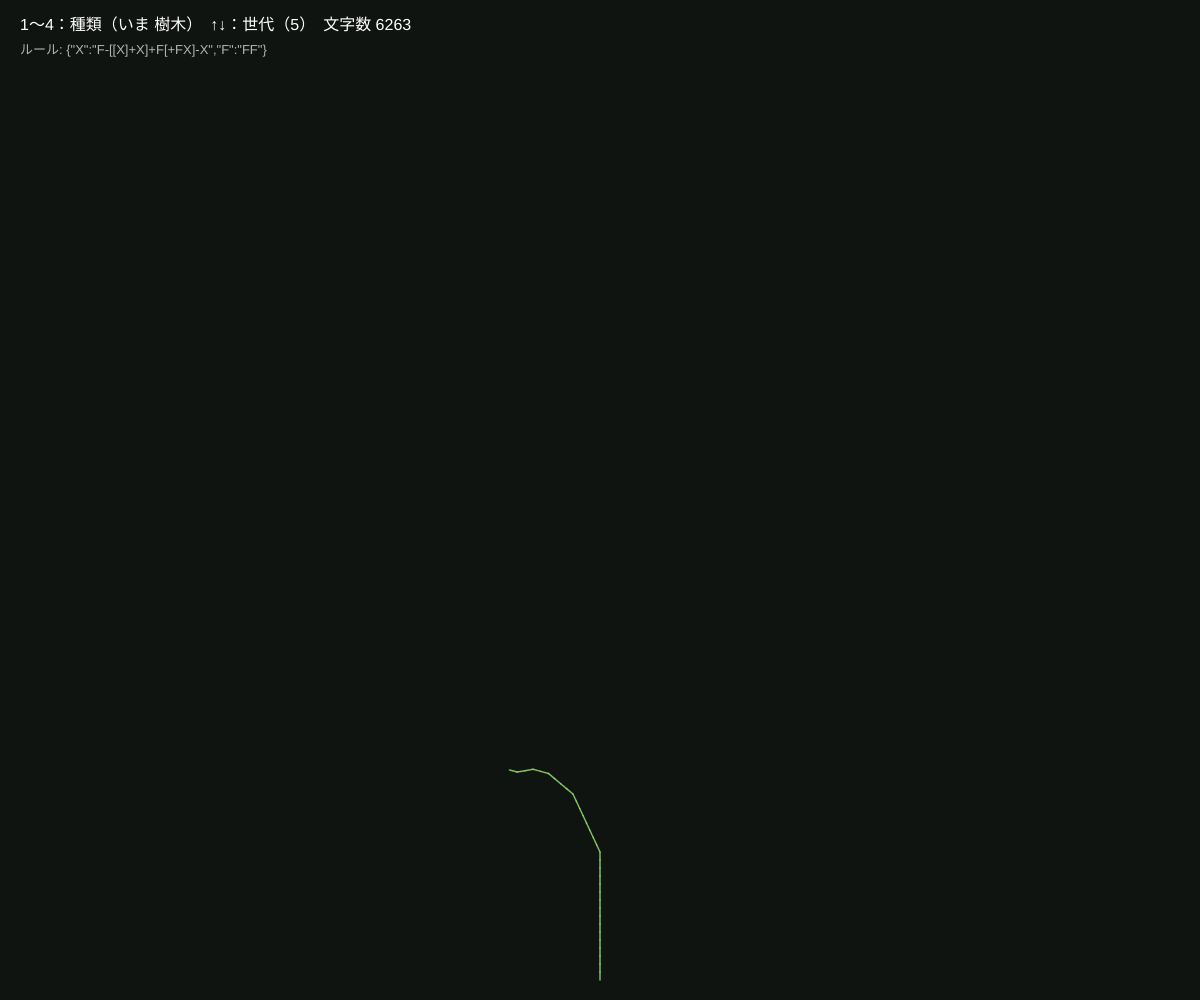
Frame 1 (no input)
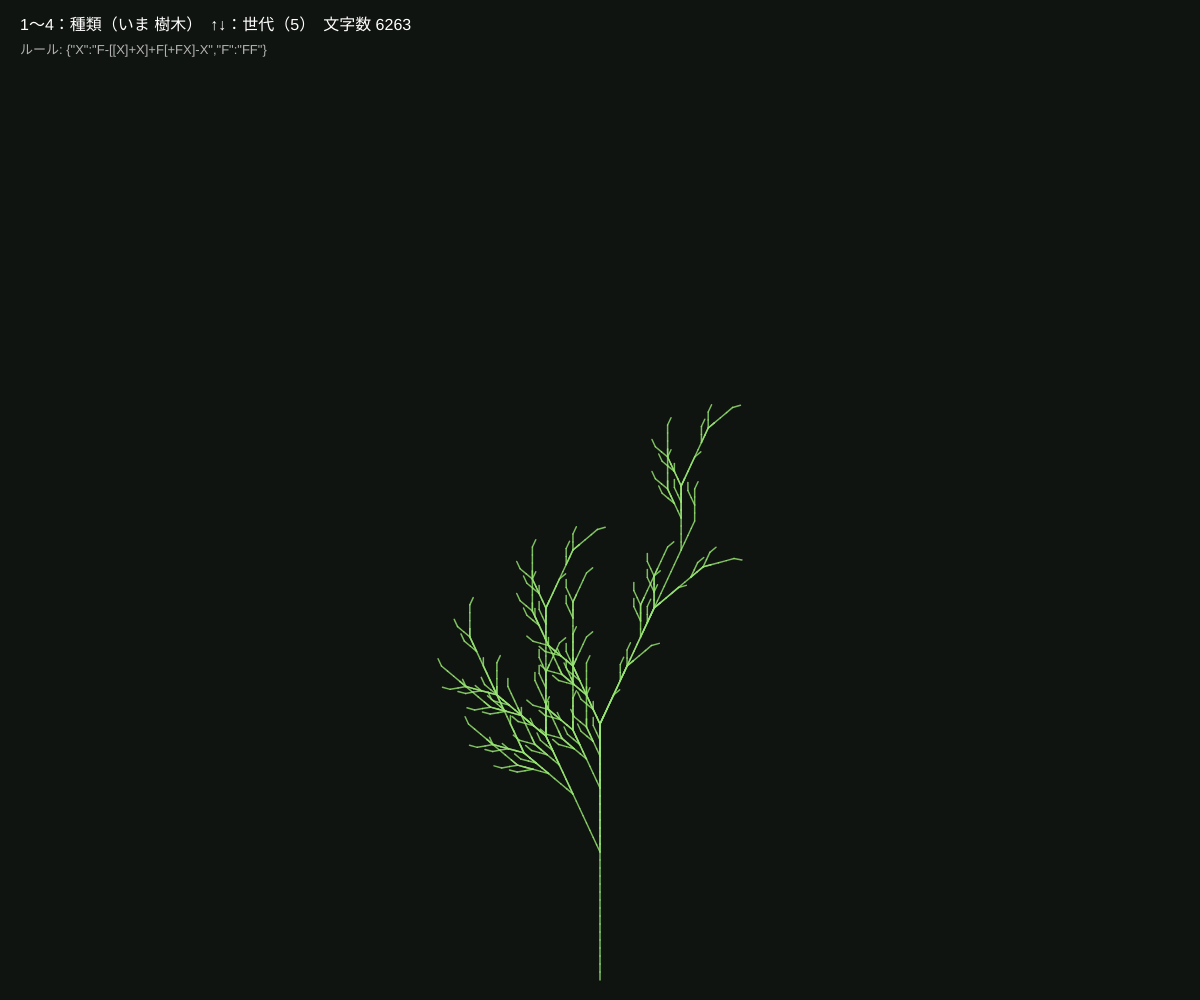
Frame 60 (no input)
Frame 120 (the mouse pressed at the canvas centre since frame 60): identical to frame 60, image omitted

The p5.js sketch that drew these frames (run headless with seeded random() and noise() and a simulated clock; from frame 60 on, the mouse is pressed at the canvas centre):

// p5.js sketch
// ── sketch.js
// ============================================
// 03 L-システム（文字の置きかえで植物をつくる）
// 文字列のルールをくり返し適用すると、植物の形が生まれる
// 1〜4 キーで植物の種類 / ↑↓ で世代 / クリックでもう一度成長
// ============================================

// ルール集：どの文字を、何に置きかえるか
// F = 前に進んで線を描く  + = 右に回る  - = 左に回る
// [ = 今の場所を覚える   ] = 覚えた場所に戻る   X = 成長の目（描かない）
let presets = [
  { name: '草', axiom: 'F', rules: { F: 'FF+[+F-F-F]-[-F+F+F]' }, angle: 22.5, gen: 4, len: 7 },
  { name: '小枝', axiom: 'X', rules: { X: 'F[+X][-X]FX', F: 'FF' }, angle: 25.7, gen: 6, len: 6 },
  { name: '樹木', axiom: 'X', rules: { X: 'F-[[X]+X]+F[+FX]-X', F: 'FF' }, angle: 25, gen: 5, len: 8 },
  { name: 'シダ', axiom: 'F', rules: { F: 'F[+F]F[-F]F' }, angle: 25.7, gen: 4, len: 7 },
];

let current = 2; // いま選んでいる植物
let gen = presets[current].gen; // 世代（ルールを何回適用したか）
let sentence = ''; // 生成された文字列
let grow = 0; // 成長アニメーション用（何文字目まで描くか）

function setup() {
  createCanvas(windowWidth, windowHeight);
  colorMode(HSB, 360, 100, 100, 100);
  generate();
}

// ルールを gen 回適用して文字列をつくる
function generate() {
  let p = presets[current];
  sentence = p.axiom;
  for (let i = 0; i < gen; i++) {
    let next = '';
    for (let c of sentence) {
      // ルールがある文字は置きかえ、ない文字はそのまま
      next += p.rules[c] !== undefined ? p.rules[c] : c;
    }
    sentence = next;
  }
  grow = 0;
}

function draw() {
  background(120, 20, 8);
  let p = presets[current];

  // 文字列を「タートル（カメ）」の命令として描く
  translate(width / 2, height - 20);
  stroke(100, 50, 90, 80);
  strokeWeight(1.5);

  grow = min(grow + 60, sentence.length); // 少しずつ描く＝成長
  for (let i = 0; i < grow; i++) {
    let c = sentence[i];
    if (c === 'F') {
      line(0, 0, 0, -p.len);
      translate(0, -p.len);
    } else if (c === '+') {
      rotate(radians(p.angle));
    } else if (c === '-') {
      rotate(-radians(p.angle));
    } else if (c === '[') {
      push();
    } else if (c === ']') {
      pop();
    }
  }

  resetMatrix();
  noStroke();
  fill(0, 0, 100);
  textSize(16);
  text('1〜4：種類（いま ' + p.name + '）　↑↓：世代（' + gen + '）　文字数 ' + sentence.length, 20, 30);
  textSize(13);
  fill(0, 0, 70);
  text('ルール: ' + JSON.stringify(p.rules), 20, 54);
}

function keyPressed() {
  if (key >= '1' && key <= '4') {
    current = int(key) - 1;
    gen = presets[current].gen;
    generate();
  }
  if (key === UP_ARROW && gen < 7) {
    gen++;
    generate();
  }
  if (key === DOWN_ARROW && gen > 0) {
    gen--;
    generate();
  }
}

function mousePressed() {
  grow = 0;
}

// ---------- やってみよう ----------
// 1. 世代を 0 から1つずつ上げて、文字列が長くなるのを見よう
// 2. angle を 90 にすると、植物が「回路」みたいになる
// 3. 自分のルールを足そう  { name: '自作', axiom: 'F', rules: { F: 'F+F-F' }, angle: 60, gen: 4, len: 5 }
